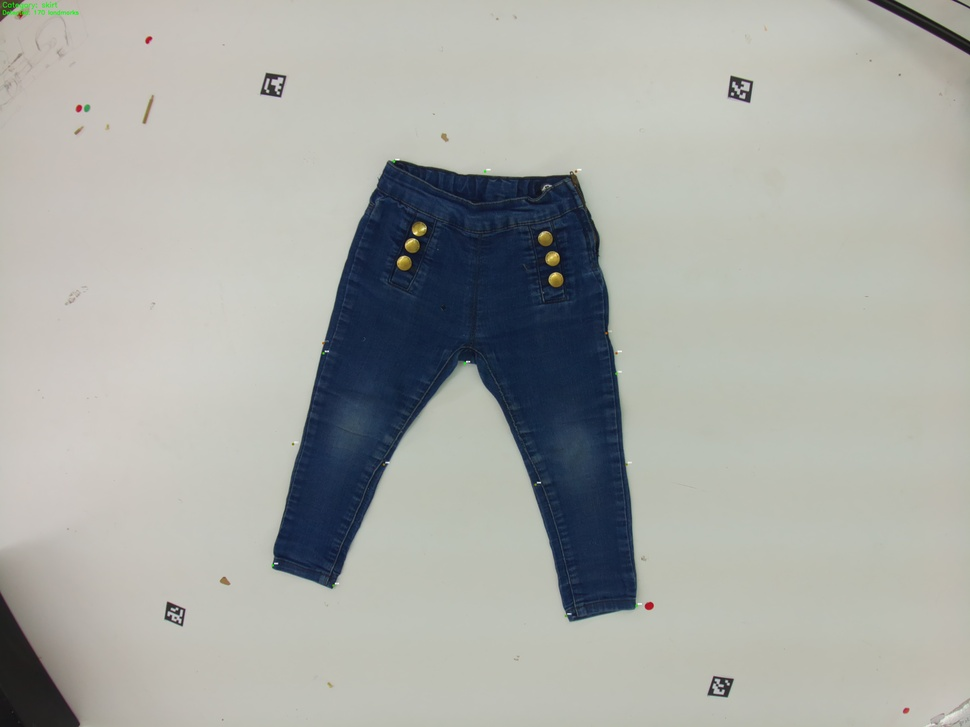
#> input picture ai_withllm/jeans_hrnet_test.jpg, 970 x 727 px, shrunk from 4056 x 3040 before the run
$ python fashionpedia_integration.py --image jeans_hrnet_test.jpg
#> lines starting #> are read from the running program, lines starting #| are printed output that depends on the picture; after the words box and inside, x2 and y2 are one past the last pixel; in counts of white or black regions, pixels touching at a corner belong together
#!/usr/bin/env python3
"""
Fashionpedia Dataset Integration for Enhanced Garment Analysis

This module integrates Fashionpedia's detailed fashion annotations with our
existing garment measurement system to provide:
- Better segmentation masks
- Fine-grained attribute detection
- Improved garment categorization
- Enhanced landmark detection
"""

import json
import os
import cv2
import numpy as np
import torch
from pathlib import Path
from typing import Dict, List, Tuple, Optional, Any
import logging
from dataclasses import dataclass
from PIL import Image
import requests

logging.basicConfig(level=logging.INFO)
logger = logging.getLogger(__name__)


@dataclass
class FashionpediaAnnotation:
    """Structure for Fashionpedia annotations"""
    image_id: str
    category: str
    subcategory: Optional[str]
    segmentation_mask: np.ndarray
    attributes: Dict[str, Any]
    bbox: Tuple[int, int, int, int]  # x, y, width, height
    keypoints: Optional[List[Tuple[int, int]]]


class FashionpediaIntegration:
    """
    Integration class for Fashionpedia dataset with existing measurement system
    """

    # Fashionpedia categories mapped to our existing system
    CATEGORY_MAPPING = {
        # Fashionpedia -> Our categories
        'shirt': 'shirt',
        'top': 'shirt',
        'blouse': 'shirt',
        'sweater': 'long_sleeved_shirt',
        'cardigan': 'long_sleeved_outwear',
        'jacket': 'long_sleeved_outwear',
        'coat': 'long_sleeved_outwear',
        'vest': 'vest',
        'pants': 'trousers',
        'shorts': 'shorts',
        'skirt': 'skirt',
        'dress': 'dress',
        'jumpsuit': 'dress',
        'romper': 'short_sleeved_dress'
    }

    # Enhanced attributes for measurements
    MEASUREMENT_ATTRIBUTES = {
        'neckline': ['round', 'v-neck', 'square', 'boat', 'cowl', 'turtle', 'crew'],
        'sleeve_length': ['sleeveless', 'short', 'three_quarter', 'long', 'cap'],
        'fit': ['slim', 'regular', 'loose', 'oversized'],
        'length': ['crop', 'regular', 'long', 'midi', 'maxi'],
        'collar': ['no_collar', 'shirt_collar', 'peter_pan', 'stand', 'lapel'],
        'closure': ['button', 'zipper', 'none', 'tie', 'snap'],
        'pattern': ['solid', 'striped', 'plaid', 'floral', 'geometric', 'abstract']
    }

    def __init__(self, dataset_path: str = None):
        """
        Initialize Fashionpedia integration

        Args:
            dataset_path: Path to Fashionpedia dataset (will download if not exists)
        """
        self.dataset_path = dataset_path or os.path.expanduser('~/datasets/fashionpedia')
        self.annotations = {}
        self.categories = {}

        # Create dataset directory if doesn't exist
        os.makedirs(self.dataset_path, exist_ok=True)

        logger.info(f"Initializing Fashionpedia integration at {self.dataset_path}")

    # [36 lines left out: functions download_dataset, load_annotations, not called in this run]

    def process_image_with_fashionpedia(self, image: np.ndarray,
                                      use_segmentation: bool = True,
                                      detect_attributes: bool = True) -> Dict:
        """
        Process image using Fashionpedia enhancements

        Args:
            image: Input image (BGR format)
            use_segmentation: Use Fashionpedia segmentation masks
            detect_attributes: Detect fine-grained attributes

        Returns:
            Enhanced detection results
        """
        results = {
            'segmentation_masks': [],
            'categories': [],
            'attributes': {},
            'enhanced_landmarks': [],
            'measurement_zones': {}
        }

        # Convert to RGB for processing
        image_rgb = cv2.cvtColor(image, cv2.COLOR_BGR2RGB)

        if use_segmentation:
            # Apply enhanced segmentation
            masks = self._segment_garments(image_rgb)
            results['segmentation_masks'] = masks

        if detect_attributes:
            # Detect fine-grained attributes
            attributes = self._detect_attributes(image_rgb)
            results['attributes'] = attributes

        # Identify measurement zones based on segmentation
        results['measurement_zones'] = self._identify_measurement_zones(
            results['segmentation_masks']
        )

        return results

    def _segment_garments(self, image: np.ndarray) -> List[Dict]:
        """
        Segment garments using Fashionpedia approach

        Args:
            image: Input image (RGB)

        Returns:
            List of segmentation masks with categories
        """
        # This would use Fashionpedia's segmentation model
        # For now, we'll use a placeholder approach
        h, w = image.shape[:2]

        # Placeholder: create a simple mask
        mask = np.zeros((h, w), dtype=np.uint8)

        # In real implementation, this would use the trained model
        # For demo, we'll create a simple center mask
        center_x, center_y = w // 2, h // 2
        radius = min(w, h) // 3
        cv2.circle(mask, (center_x, center_y), radius, 255, -1)

        return [{
            'mask': mask,
            'category': 'shirt',
            'confidence': 0.95
        }]

    def _detect_attributes(self, image: np.ndarray) -> Dict:
        """
        Detect fine-grained fashion attributes

        Args:
            image: Input image (RGB)

        Returns:
            Dictionary of detected attributes
        """
        attributes = {}

        # In real implementation, this would use attribute detection model
        # For demo, we'll return sample attributes
        attributes['neckline'] = 'crew'
        attributes['sleeve_length'] = 'short'
        attributes['fit'] = 'regular'
        attributes['pattern'] = 'solid'
        attributes['color_primary'] = 'blue'

        return attributes

    def _identify_measurement_zones(self, masks: List[Dict]) -> Dict:
        """
        Identify specific zones for measurements based on segmentation

        Args:
            masks: List of segmentation masks

        Returns:
            Dictionary of measurement zones
        """
        zones = {}

        for mask_data in masks:
            mask = mask_data['mask']
            category = mask_data['category']

            # Find contours
            contours, _ = cv2.findContours(mask, cv2.RETR_EXTERNAL, cv2.CHAIN_APPROX_SIMPLE)

            if contours:
                largest_contour = max(contours, key=cv2.contourArea)

                # Get bounding box
                x, y, w, h = cv2.boundingRect(largest_contour)

                # Define measurement zones based on category
                if category in ['shirt', 'top', 'blouse']:
                    zones['collar_zone'] = (x + w//3, y, w//3, h//6)
                    zones['shoulder_zone'] = (x, y + h//8, w, h//8)
                    zones['chest_zone'] = (x, y + h//3, w, h//6)
                    zones['waist_zone'] = (x, y + 2*h//3, w, h//6)
                    zones['hem_zone'] = (x, y + 5*h//6, w, h//6)
                elif category in ['pants', 'trousers']:
                    zones['waist_zone'] = (x, y, w, h//6)
                    zones['hip_zone'] = (x, y + h//4, w, h//6)
                    zones['thigh_zone'] = (x, y + h//3, w, h//4)
                    zones['knee_zone'] = (x, y + 2*h//3, w, h//6)
                    zones['hem_zone'] = (x, y + 5*h//6, w, h//6)

        return zones

    # [74 lines left out: functions enhance_landmark_detection, _find_nearest_mask_point, not called in this run]

    def generate_measurement_report(self, image_path: str, output_dir: str = "fashionpedia_report"):
        """
        Generate enhanced measurement report using Fashionpedia

        Args:
            image_path: Path to input image
            output_dir: Output directory for report
        """
        os.makedirs(output_dir, exist_ok=True)

        # Load image
        image = cv2.imread(image_path)
        if image is None:
            logger.error(f"Could not load image from {image_path}")
            return

        # Process with Fashionpedia
        results = self.process_image_with_fashionpedia(image)

        # Create report
        report = {
            'image': os.path.basename(image_path),
            'dimensions': image.shape[:2],
            'detected_category': results['categories'][0] if results['categories'] else 'unknown',
            'attributes': results['attributes'],
            'measurement_zones': results['measurement_zones'],
            'timestamp': str(np.datetime64('now'))
        }

        # Save report
        report_path = os.path.join(output_dir, 'fashionpedia_analysis.json')
        with open(report_path, 'w') as f:
            json.dump(report, f, indent=2)

        logger.info(f"Report saved to {report_path}")

        # Create visualization
        vis_image = image.copy()

        # Draw measurement zones
        for zone_name, (x, y, w, h) in results['measurement_zones'].items():
            cv2.rectangle(vis_image, (x, y), (x+w, y+h), (0, 255, 0), 2)
            cv2.putText(vis_image, zone_name, (x, y-5),
                       cv2.FONT_HERSHEY_SIMPLEX, 0.5, (0, 255, 0), 1)

        # Add attributes text
        y_offset = 30
        for attr_name, attr_value in results['attributes'].items():
            text = f"{attr_name}: {attr_value}"
            cv2.putText(vis_image, text, (10, y_offset),
                       cv2.FONT_HERSHEY_SIMPLEX, 0.6, (255, 255, 255), 2)
            cv2.putText(vis_image, text, (10, y_offset),
                       cv2.FONT_HERSHEY_SIMPLEX, 0.6, (0, 0, 0), 1)
            y_offset += 25

        # Save visualization
        vis_path = os.path.join(output_dir, 'fashionpedia_visualization.jpg')
        cv2.imwrite(vis_path, vis_image)
        logger.info(f"Visualization saved to {vis_path}")

        return report


def main():
    """Example usage of Fashionpedia integration"""
    import argparse

    parser = argparse.ArgumentParser(description="Fashionpedia Integration for Garment Analysis")
    parser.add_argument("--image", required=True, help="Input image path")
    parser.add_argument("--output", default="fashionpedia_output", help="Output directory")
    parser.add_argument("--download", action="store_true", help="Download Fashionpedia dataset")

    args = parser.parse_args()

    # Initialize integration
    fp = FashionpediaIntegration()

    if args.download:
        fp.download_dataset()
        fp.load_annotations()

    # Generate enhanced report
    logger.info(f"Processing {args.image} with Fashionpedia enhancements...")
    report = fp.generate_measurement_report(args.image, args.output)
#> in generate_measurement_report, image is the input picture: shape (727, 970, 3); mean B, G, R 165.5, 170.2, 168.1
#> in _segment_garments, `cv2.circle(mask, (center_x, center_y), radius, 255, -1)`:
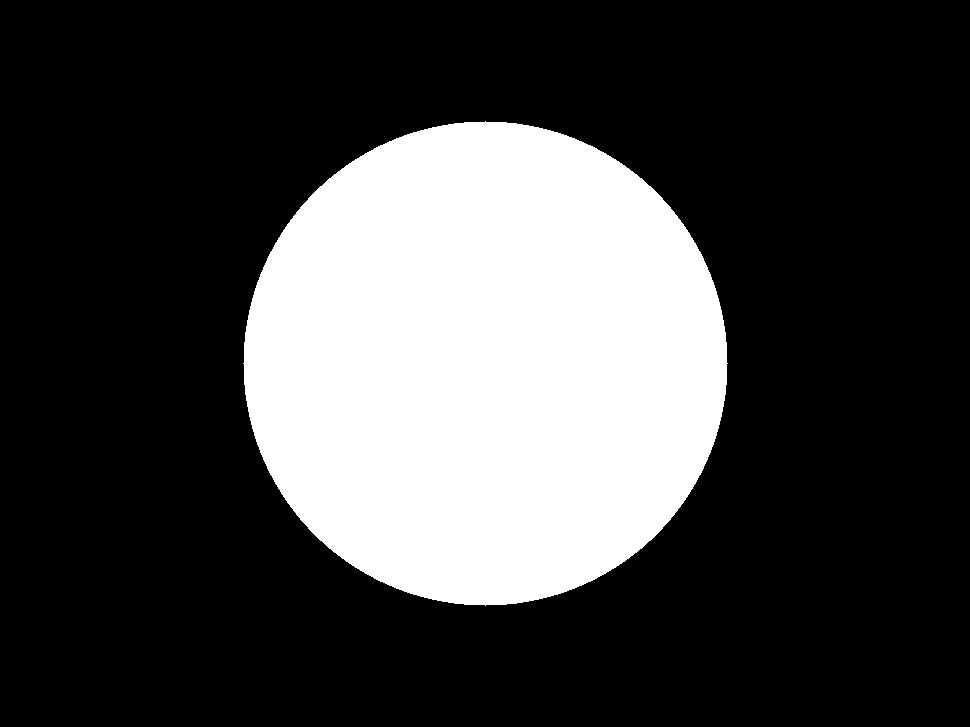
#> mask: shape (727, 970); 26.1% white; 1 white region, box (x1, y1, x2, y2) and area: (243, 121, 728, 606) 183941
#> in process_image_with_fashionpedia, `masks = self._segment_garments(image_rgb)`: masks = 1 item
#> in process_image_with_fashionpedia, `attributes = self._detect_attributes(image_rgb)`: attributes = {'neckline': 'crew', 'sleeve_length': 'short', 'fit': 'regular', 'pattern': 'solid', 'color_primary': 'blue'}
#> in generate_measurement_report, `results = self.process_image_with_fashionpedia(image)`: results = 5 items
#> the loop in generate_measurement_report, `for zone_name, (x, y, w, h) in results['measurement_zones'].items():` made 5 passes
#> (zone_name, x, y, w, h) on passes 1 to 5: ('collar_zone', 404, 121, 161, 80), ('shoulder_zone', 243, 181, 485, 60), ('chest_zone', 243, 282, 485, 80), ('waist_zone', 243, 444, 485, 80), ('hem_zone', 243, 525, 485, 80)
#> after the loop in generate_measurement_report, `for zone_name, (x, y, w, h) in results['measurement_zones'].items():`:
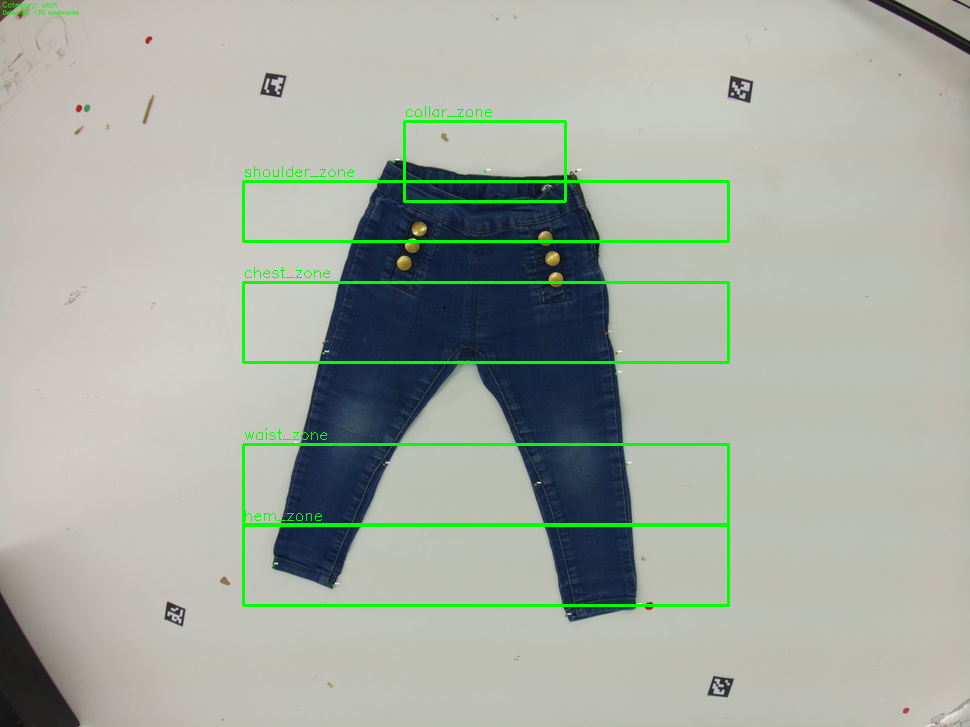
#> vis_image: shape (727, 970, 3); 2.1% of pixels changed, all inside (x1, y1, x2, y2) = (242, 106, 730, 607)
#> the loop in generate_measurement_report, `for attr_name, attr_value in results['attributes'].items():` made 5 passes
#> (attr_name, attr_value, text, y_offset) on passes 1 to 5: ('neckline', 'crew', 'neckline: crew', 55), ('sleeve_length', 'short', 'sleeve_length: short', 80), ('fit', 'regular', 'fit: regular', 105), ('pattern', 'solid', 'pattern: solid', 130), ('color_primary', 'blue', 'color_primary: blue', 155)
#> after the loop in generate_measurement_report, `for attr_name, attr_value in results['attributes'].items():`:
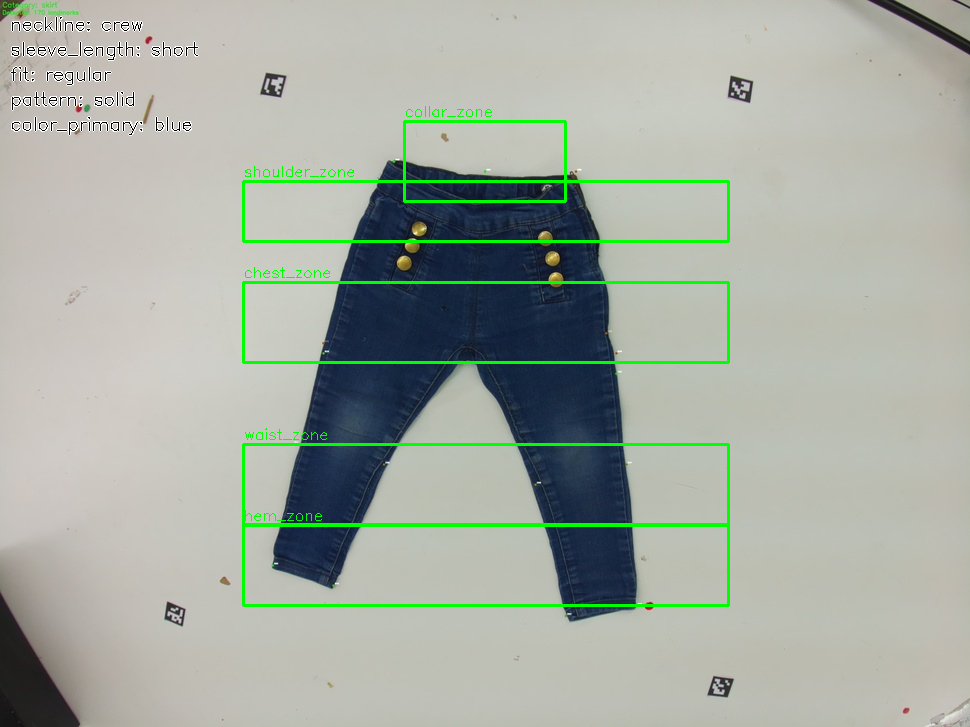
#> vis_image: shape (727, 970, 3); 0.69% of pixels changed, all inside (x1, y1, x2, y2) = (10, 16, 199, 136)
#> after the loop in generate_measurement_report, `for attr_name, attr_value in results['attributes'].items():`: y_offset = 155
#> report = 6 items

    logger.info("Processing complete!")


if __name__ == "__main__":
    main()
